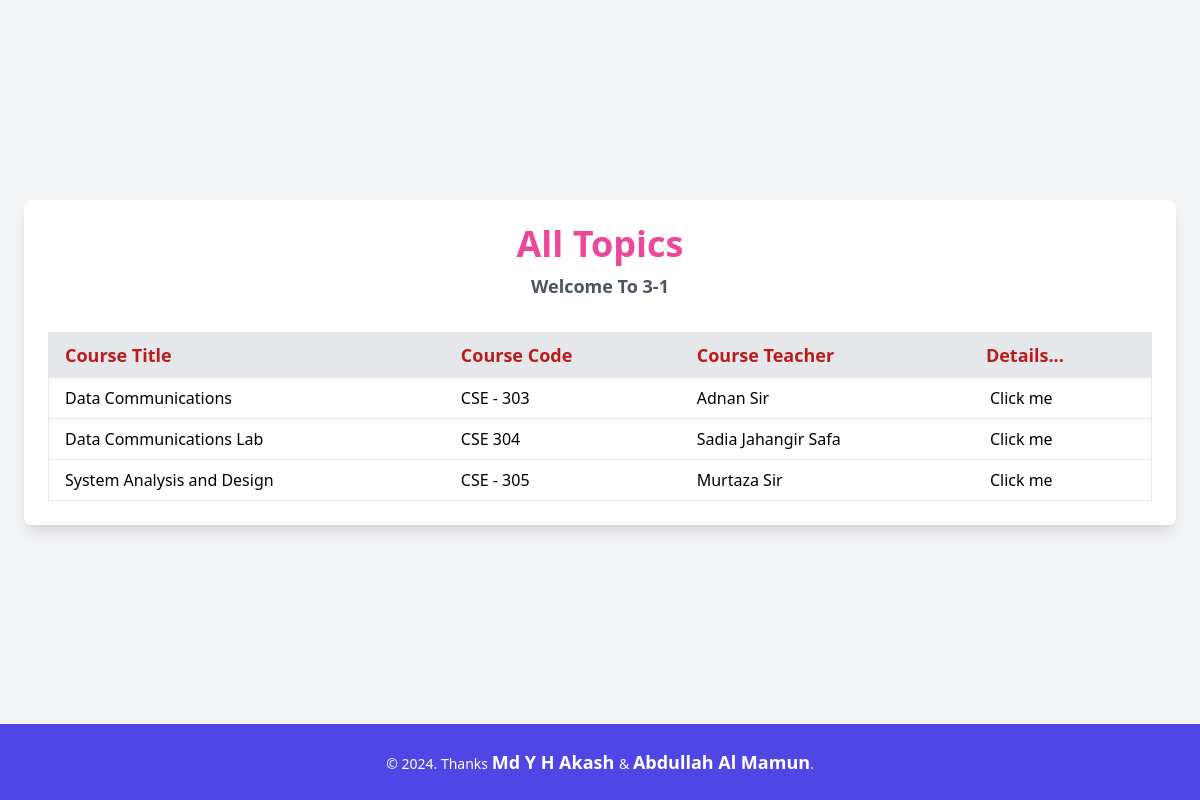
The app's page /, older data.
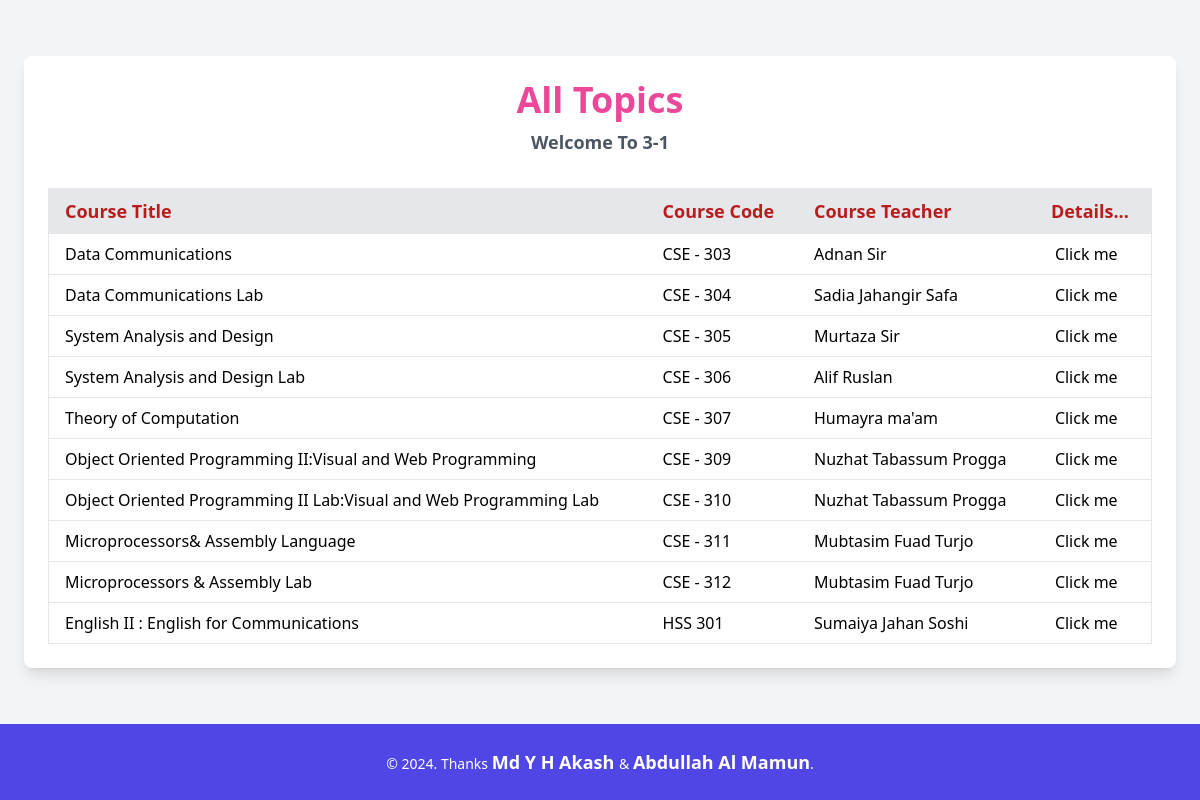
The same page, newer data.
### myapp/models.py (models this page shows, shortened)
class Topic(models.Model):
    c_title = models.CharField(max_length=200)
    c_code = models.CharField(max_length=20)
    c_teacher = models.CharField(max_length=100)
    s_mid= models.TextField()
    s_final= models.TextField()
    c_description = models.TextField()
    c_link = models.CharField(max_length=500, blank=True)

### myapp/views.py (the view)
# urls.py: 2. Add a URL to urlpatterns:  path('', views.home, name='home')
def home(request):
    topics=Topic.objects.all()
    context={
        'topics':topics,
    }
    return render(request, 'home.html', context=context)

### templates/home.html (shortened to what this page needs)
<!DOCTYPE html>
<html lang="en">
  <head>
    <script src="https://cdn.tailwindcss.com"></script>
  </head>
  <body class="flex flex-col min-h-screen bg-gray-100">
    <div class="flex flex-grow items-center justify-center">
      <div class="w-full max-w-6xl p-6 bg-white shadow-lg rounded-lg">
        <div class="text-center mb-8">
          <h1 class="text-4xl text-pink-500 font-bold mb-2">All Topics</h1>
          <h3 class="text-lg font-semibold text-gray-600">Welcome To 3-1</h3>
        </div>
        <div class="overflow-x-auto">
          <table class="w-full border text-left border-gray-200">
            <thead class="bg-gray-200 text-red-700 text-lg">
              <tr>
                <th class="px-4 py-2 border-b">Course Title</th>
                <th class="px-4 py-2 border-b">Course Code</th>
                <th class="px-4 py-2 border-b">Course Teacher</th>
                <th class="px-4 py-2 border-b">Details...</th>
              </tr>
            </thead>
            {%for topic in topics%}
            <tbody class="bg-white hover:bg-pink-50">
              <td class="px-4 py-2 border-b">{{topic.c_title}}</td>
              <td class="px-4 py-2 border-b">{{topic.c_code}}</td>
              <td class="px-4 py-2 border-b">{{topic.c_teacher}}</td>
              <td class="px-4 py-2 border-b">
                <a
                  class="p-1 rounded-md hover:bg-blue-600 hover:text-white"
                  href="{%url 'details'%}"
                  target="_blank"
                  rel="noopener noreferrer"
                  >Click me</a
                >
              </td>
            </tbody>
            {%endfor%}
          </table>
        </div>
      </div>
    </div>
    <footer class="bg-indigo-600 text-white text-center py-6 mt-auto">
      <div class="container mx-auto">
        <p class="text-sm">
          &copy; 2024. Thanks
          <a
            target="_blank"
            href="https://www.linkedin.com/in/mdyhakash/"
            class="text-lg font-semibold"
            >Md Y H Akash
          </a>
          &
          <a
            target="_blank"
            href="https://www.facebook.com/AlMamuunn"
            class="text-lg font-semibold"
            >Abdullah Al Mamun</a
          >.
        </p>
      </div>
    </footer>
  </body>
</html>

Row changes from the older to the newer data that the page shows:
changed Topic "Data Communications Lab": c_code "CSE 304" → "CSE - 304"
added Topic: c_title "System Analysis and Design Lab", c_code "CSE - 306", c_teacher "Alif Ruslan"
added Topic: c_title "Theory of Computation", c_code "CSE - 307", c_teacher "Humayra ma'am"
added Topic: c_title "Object Oriented Programming II:Visual and Web Programming", c_code "CSE - 309", c_teacher "Nuzhat Tabassum Progga"
added Topic: c_title "Object Oriented Programming II Lab:Visual and Web Programming Lab", c_code "CSE - 310", c_teacher "Nuzhat Tabassum Progga"
added Topic: c_title "Microprocessors& Assembly Language", c_code "CSE - 311", c_teacher "Mubtasim Fuad Turjo"
added Topic: c_title "Microprocessors & Assembly Lab", c_code "CSE - 312", c_teacher "Mubtasim Fuad Turjo"
added Topic: c_title "English II : English for Communications", c_code "HSS 301", c_teacher "Sumaiya Jahan Soshi"
